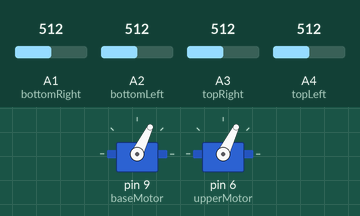
The sketch below on a simulated Arduino Uno, built with avr-gcc and run on an emulated ATmega328P. On the bench: 2 × servo. The inputs (shaded band) are chosen by the test bench; at power-on: A1 (bottomRight) = 512, A2 (bottomLeft) = 512, A3 (topRight) = 512, A4 (topLeft) = 512.

Above: at 1.27 s.
1.3 s: A1 (bottomRight) set to 716
At 1.88 s:
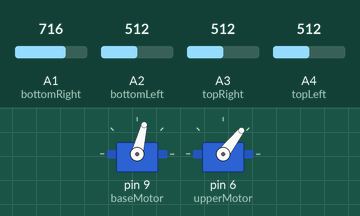
4.3 s: A2 (bottomLeft) set to 716
At 4.47 s:
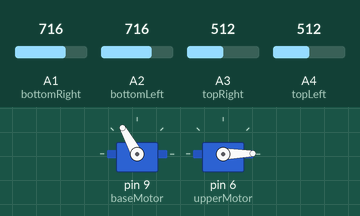
7.3 s: A3 (topRight) set to 992
At 7.46 s:
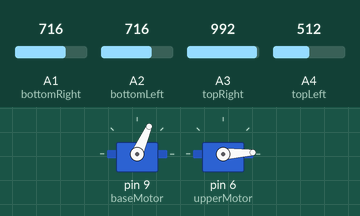
10.3 s: A4 (topLeft) set to 306
13.3 s: A1 (bottomRight) set to 594
14.8 s: A1 (bottomRight) set to 572
At 14.96 s:
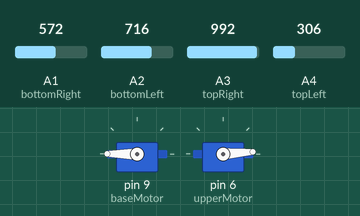
Timing chart, 0 to 20.3 s (numbered marks = the images above; inputs shaded):
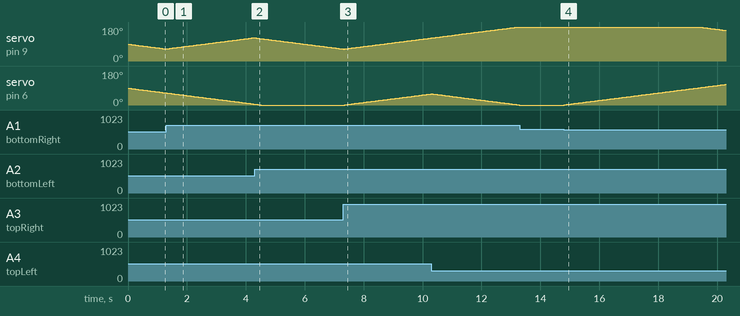

Measured:
- the behaviour switches between 582 and 581 on A1 (bottomRight) (found by bisection; images 3 and 4)
- after the input at 7.3 s, servo on pin 6 (upperMotor): moves from 0° to 59° over 2.9 s, starting after 0.05 s
- after the input at 13.3 s, every drawn part: stays the same
- after the input at 14.8 s, servo on pin 9 (baseMotor): moves from 180° to 162° over 0.86 s, starting after 4.6 s; servo on pin 6 (upperMotor): moves from 0° to 109° over 5.5 s, starting at once

The sketch:

project.ino
```cpp
#include <Servo.h>

//Analog input pin numbers of LDRs

int bottomRight = A1;
int bottomLeft = A2;
int topRight = A3;
int topLeft = A4;

//Servo motors PWM pin numbers
int baseMotor = 9;
int upperMotor = 6;

//declaring Servos
Servo base;
Servo upper;


void setup() {
  //setting up servos
  base.attach(baseMotor);
  upper.attach(upperMotor);
}

void loop() {
  //reading ldrs values
  float topLeftValue = analogRead(topLeft);
  float topRightValue = analogRead(topRight);
  float bottomLeftValue = analogRead(bottomLeft);
  float bottomRightValue = analogRead(bottomRight);

  //reading motor values
  int baseValue = base.read();
  int upperValue = upper.read();

  //avg calculations for precision
  float leftAvg = (bottomLeftValue + topLeftValue) / 2;
  float rightAvg = (bottomRightValue + topRightValue) / 2;
  float bottomAvg = (bottomLeftValue + bottomRightValue) / 2;
  float topAvg = (topLeftValue + topRightValue) / 2;

  //for rotating base motor
  if (upperValue <= 90) {
    if (leftAvg < rightAvg){
      base.write(baseValue + 1);
    } else {
      base.write(baseValue - 1);
    }
  } else {
    if (leftAvg < rightAvg){
      base.write(baseValue - 1);
    } else {
      base.write(baseValue + 1);
    }
  }

  //for rotating upper motor
  if (bottomAvg < topAvg) {
    upper.write(upperValue + 1);
  } else {
    upper.write(upperValue - 1);
  }

  delay(50);
}
```
